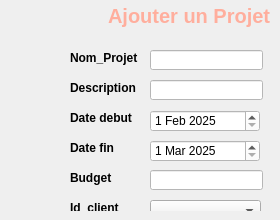
     <widget class="QWidget" name="stackedWidget_2Page2">
      <widget class="QWidget" name="widget_2" native="true">
       <property name="geometry">
        <rect>
         <x>20</x>
         <y>0</y>
         <width>251</width>
         <height>211</height>
        </rect>
       </property>
       <property name="styleSheet">
        <string notr="true"/>
       </property>
       <widget class="QLabel" name="label_9">
        <property name="geometry">
         <rect>
          <x>0</x>
          <y>0</y>
          <width>311</width>
          <height>31</height>
         </rect>
        </property>
        <property name="styleSheet">
         <string notr="true">background:transparent;
border-radius:10px;
font-size:20px;
font-weight:700;
color: #FFAE9D
;

</string>
        </property>
        <property name="text">
         <string>                Ajouter un Projet </string>
        </property>
       </widget>
       <widget class="QLabel" name="label_2">
        <property name="geometry">
         <rect>
          <x>50</x>
          <y>50</y>
          <width>101</width>
          <height>16</height>
         </rect>
        </property>
        <property name="font">
         <font>
          <italic>false</italic>
          <bold>true</bold>
         </font>
        </property>
        <property name="text">
         <string>Nom_Projet</string>
        </property>
       </widget>
       <widget class="QLineEdit" name="npa">
        <property name="geometry">
         <rect>
          <x>130</x>
          <y>50</y>
          <width>113</width>
          <height>20</height>
         </rect>
        </property>
        <property name="styleSheet">
         <string notr="true">
background-color: rgb(255, 255, 255);</string>
        </property>
       </widget>
       <widget class="QLineEdit" name="desa">
        <property name="geometry">
         <rect>
          <x>130</x>
          <y>80</y>
          <width>113</width>
          <height>20</height>
         </rect>
        </property>
        <property name="styleSheet">
         <string notr="true">
background-color: rgb(255, 255, 255);</string>
        </property>
       </widget>
       <widget class="QLabel" name="label_3">
        <property name="geometry">
         <rect>
          <x>50</x>
          <y>80</y>
          <width>81</width>
          <height>16</height>
         </rect>
        </property>
        <property name="font">
         <font>
          <italic>false</italic>
          <bold>true</bold>
         </font>
        </property>
        <property name="text">
         <string>Description</string>
        </property>
       </widget>
       <widget class="QLabel" name="label_4">
        <property name="geometry">
         <rect>
          <x>50</x>
          <y>110</y>
          <width>81</width>
          <height>16</height>
         </rect>
        </property>
        <property name="font">
         <font>
          <italic>false</italic>
          <bold>true</bold>
         </font>
        </property>
        <property name="text">
         <string>Date debut</string>
        </property>
       </widget>
       <widget class="QDateEdit" name="dda">
        <property name="geometry">
         <rect>
          <x>130</x>
          <y>110</y>
          <width>110</width>
          <height>22</height>
         </rect>
        </property>
        <property name="styleSheet">
         <string notr="true">background-color: rgb(255, 255, 255);</string>
        </property>
        <property name="maximumDate">
         <date>
          <year>2028</year>
          <month>12</month>
          <day>31</day>
         </date>
        </property>
        <property name="minimumDate">
         <date>
          <year>2025</year>
          <month>2</month>
          <day>1</day>
         </date>
        </property>
        <property name="calendarPopup">
         <bool>false</bool>
        </property>
        <property name="date">
         <date>
          <year>2025</year>
          <month>2</month>
          <day>1</day>
         </date>
        </property>
       </widget>
       <widget class="QDateEdit" name="dfa">
        <property name="geometry">
         <rect>
          <x>130</x>
          <y>140</y>
          <width>110</width>
          <height>22</height>
         </rect>
        </property>
        <property name="styleSheet">
         <string notr="true">background-color: rgb(255, 255, 255);</string>
        </property>
        <property name="maximumDate">
         <date>
          <year>2028</year>
          <month>12</month>
          <day>31</day>
         </date>
        </property>
        <property name="minimumDate">
         <date>
          <year>2025</year>
          <month>3</month>
          <day>1</day>
         </date>
        </property>
        <property name="calendarPopup">
         <bool>false</bool>
        </property>
        <property name="date">
         <date>
          <year>2025</year>
          <month>3</month>
          <day>1</day>
         </date>
        </property>
       </widget>
       <widget class="QLabel" name="label_5">
        <property name="geometry">
         <rect>
          <x>50</x>
          <y>140</y>
          <width>81</width>
          <height>16</height>
         </rect>
        </property>
        <property name="font">
         <font>
          <italic>false</italic>
          <bold>true</bold>
         </font>
        </property>
        <property name="text">
         <string>Date fin</string>
        </property>
       </widget>
       <widget class="QLabel" name="label_6">
        <property name="geometry">
         <rect>
          <x>50</x>
          <y>170</y>
          <width>61</width>
          <height>16</height>
         </rect>
        </property>
        <property name="font">
         <font>
          <italic>false</italic>
          <bold>true</bold>
         </font>
        </property>
        <property name="text">
         <string>Budget</string>
        </property>
       </widget>
       <widget class="QLineEdit" name="bua">
        <property name="geometry">
         <rect>
          <x>130</x>
          <y>170</y>
          <width>113</width>
          <height>20</height>
         </rect>
        </property>
        <property name="styleSheet">
         <string notr="true">
background-color: rgb(255, 255, 255);</string>
        </property>
       </widget>
       <widget class="QLabel" name="label_10">
        <property name="geometry">
         <rect>
          <x>50</x>
          <y>200</y>
          <width>61</width>
          <height>16</height>
         </rect>
        </property>
        <property name="font">
         <font>
          <italic>false</italic>
          <bold>true</bold>
         </font>
        </property>
        <property name="text">
         <string>Id_client</string>
        </property>
       </widget>
       <widget class="QLabel" name="label_11">
        <property name="geometry">
         <rect>
          <x>50</x>
          <y>230</y>
          <width>71</width>
          <height>16</height>
         </rect>
        </property>
        <property name="font">
         <font>
          <italic>false</italic>
          <bold>true</bold>
         </font>
        </property>
        <property name="text">
         <string>Id_architecte</string>
        </property>
       </widget>
       <widget class="QPushButton" name="pushButton_65">
        <property name="geometry">
         <rect>
          <x>260</x>
          <y>260</y>
          <width>61</width>
          <height>31</height>
         </rect>
        </property>
        <property name="font">
         <font>
          <italic>true</italic>
          <bold>true</bold>
         </font>
        </property>
        <property name="styleSheet">
         <string notr="true">QPushButton {color:white;
background:#FFAE9D;
border-radius:15px ;
   border: 2px  #FFAE9D;
}

QPushButton:hover {
    background-color: #CCAEA4;  /* Quand la souris passe dessus */
}

QPushButton:pressed {
    background-color: #B39188;  /* Quand on clique dessus */
}

QPushButton:focus {
    border: 2px solid #FFAE9D;  /* Quand on sélectionne le bouton avec TAB ou les flèches */
}</string>
        </property>
        <property name="text">
         <string>Confirm</string>
        </property>
        <property name="iconSize">
         <size>
          <width>18</width>
          <height>18</height>
         </size>
        </property>
       </widget>
       <widget class="QLineEdit" name="nsa">
        <property name="geometry">
         <rect>
          <x>130</x>
          <y>260</y>
          <width>113</width>
          <height>20</height>
         </rect>
        </property>
        <property name="styleSheet">
         <string notr="true">
background-color: rgb(255, 255, 255);</string>
        </property>
       </widget>
       <widget class="QLabel" name="label_34">
        <property name="geometry">
         <rect>
          <x>60</x>
          <y>270</y>
          <width>71</width>
          <height>20</height>
         </rect>
        </property>
        <property name="font">
         <font>
          <italic>false</italic>
          <bold>true</bold>
         </font>
        </property>
        <property name="text">
         <string>Staut</string>
        </property>
       </widget>
       <widget class="QComboBox" name="ica">
        <property name="geometry">
         <rect>
          <x>130</x>
          <y>200</y>
          <width>111</width>
          <height>22</height>
         </rect>
        </property>
       </widget>
       <widget class="QComboBox" name="iaa">
        <property name="geometry">
         <rect>
          <x>130</x>
          <y>230</y>
          <width>111</width>
          <height>22</height>
         </rect>
        </property>
       </widget>
      </widget>
     </widget>
